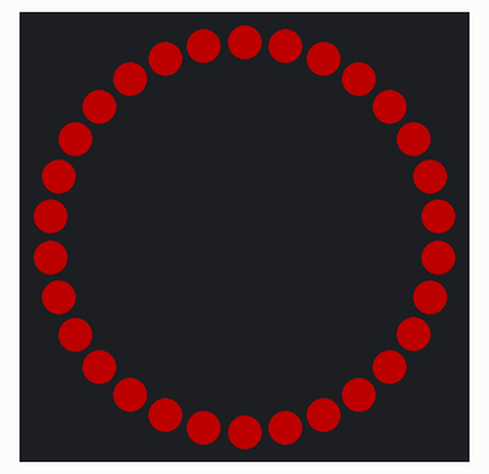
Recording of a program running on a simulated Circuit Playground running CircuitPython. Parts: 30 RGB LEDs in a ring, first at the top, clockwise. Dim RGB values are drawn brighter than linear.

Above: at 0.1 s.
At 1.1 s:
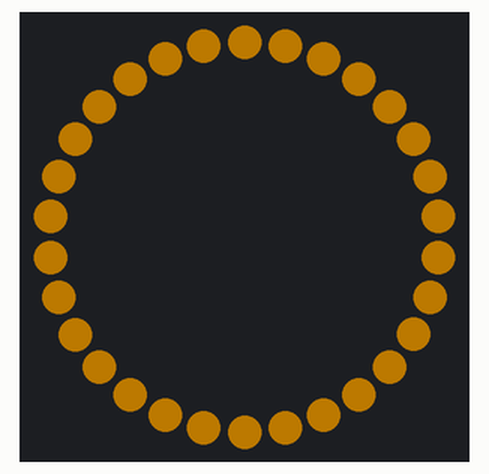
At 1.6 s:
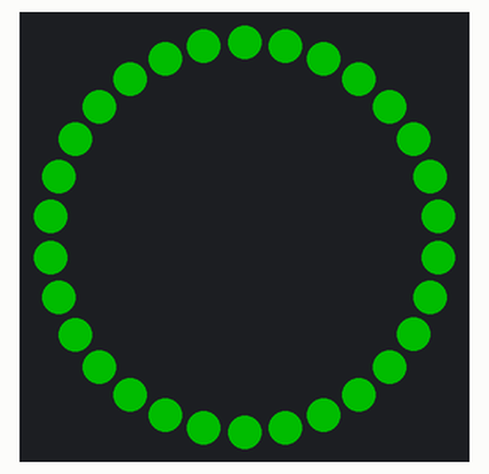
At 2.1 s:
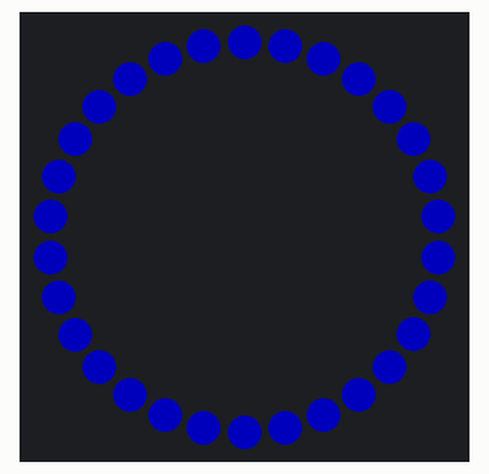
At 3.1 s:
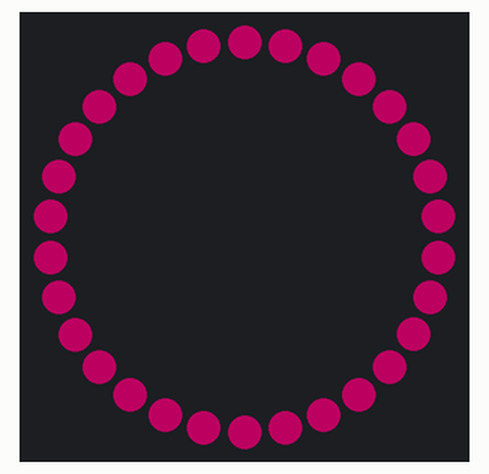

The program:

LightStrip_Example_2.py
```python
# CircuitPython LightStrip_Example_2 - Color Constants
from adafruit_circuitplayground.express import cpx
import time
import board  # used to set neopixel pin
import neopixel

# set up neopixel strip clipped to A1 on the CPX
pixel_pin = board.A1  # the strip is connected to A1
num_pixels = 30  # there are 30 lights in the strip
pixels = neopixel.NeoPixel(pixel_pin, num_pixels, brightness=0.3, auto_write=True)

PAUSE_RATE = 0.5 # (one tenth of a second)

# Set some basic colors to use. Feel free to create more.
# Colors are R, G, B
RED = (255, 0, 0)
ORANGE = (255, 40, 0)
YELLOW = (255,165,0)
GREEN = (0, 255, 0)
BLUE = (0, 0, 255)
PURPLE = (75,0, 200)
PINK = (255, 0, 130)

while True:
    pixels.fill(RED)
    time.sleep(PAUSE_RATE)
    pixels.fill(ORANGE)
    time.sleep(PAUSE_RATE)
    pixels.fill(YELLOW)
    time.sleep(PAUSE_RATE)
    pixels.fill(GREEN)
    time.sleep(PAUSE_RATE)
    pixels.fill(BLUE)
    time.sleep(PAUSE_RATE)
    pixels.fill(PURPLE)
    time.sleep(PAUSE_RATE)
    pixels.fill(PINK)
    time.sleep(PAUSE_RATE)
```

Measured:
- by itself, everything shown: repeats every 3.5 s, in 7 steps
- what the display in image 1 shows lasts 0.5 s, from 1.0 s to 1.5 s
